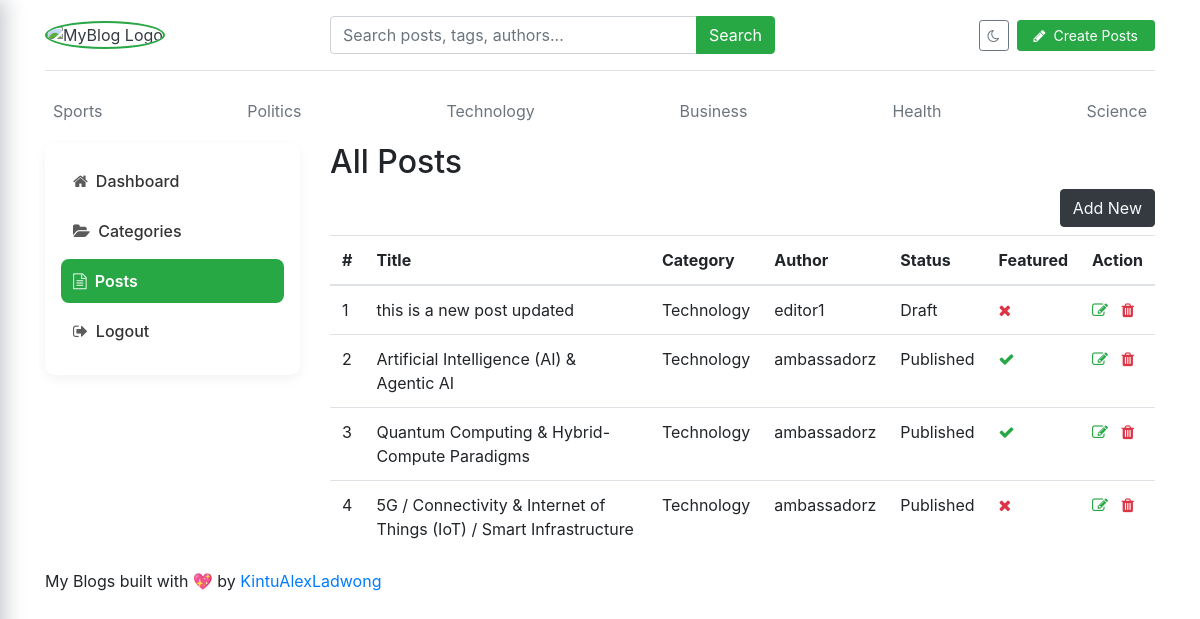
The app's page /dashboard/posts/ with its own data.
### blogs/models.py (models this page shows, shortened)
class Category(models.Model):
    category_name = models.CharField(max_length=50, unique=True)
    created_at = models.DateTimeField(auto_now_add=True)
    updated_at = models.DateTimeField(auto_now=True)
    class Meta:
        verbose_name_plural = 'categories'
    def __str__(self):
        return self.category_name

class Blog(models.Model):
    title = models.CharField(max_length=100)
    slug = models.SlugField(max_length=150, unique=True, blank=True)
    category = models.ForeignKey(Category, on_delete=models.CASCADE)
    author = models.ForeignKey(User, on_delete=models.CASCADE)
    featured_image = models.ImageField(upload_to='uploads/%Y/%m/%d')
    short_description = models.TextField(max_length=500)
    blog_body = models.TextField(max_length=2000)
    status = models.CharField(max_length=20, choices=STATUS_CHOICES, default="Draft")
    is_featured = models.BooleanField(default=False)
    created_at = models.DateTimeField(auto_now_add=True)
    updated_at = models.DateTimeField(auto_now=True)

### dashboards/views.py (the view)
# urls.py: path('posts/', views.posts, name='posts'),
def posts(request):
    posts = Blog.objects.all()
    context = {
        'posts': posts,
    }
    return render(request, 'dashboard/posts.html', context)

### blogs/context_processors.py (called while the page is built)
def get_categories(request):
    categories = Category.objects.all()
    return dict(categories=categories)

def get_social_links(request):
    social_links = SocialLink.objects.all()
    return dict(social_links=social_links)

### templates/dashboard/posts.html (shortened to what this page needs)
{% extends 'base.html' %}
{% block content %}
<div class="row">
    {% include 'dashboard/sidebar.html' %}
    <div class="col-md-9">
        <h2>All Posts</h2>
        <a href="{% url 'add_post' %}" class="btn btn-dark text-light float-right mb-2">Add New</a>
        <table class="table table-hover">
            <thead>
              <tr>
                <th>#</th>
                <th>Title</th>
                <th>Category</th>
                <th>Author</th>
                <th>Status</th>
                <th>Featured</th>
                <th>Action</th>
              </tr>
            </thead>
            <tbody>
            {% for post in posts %}
              <tr>
                <td>{{ forloop.counter }}</td>
                <td>{{ post.title }}</td>
                <td>{{ post.category }}</td>
                <td>{{ post.author }}</td>
                <td>{{ post.status }}</td>
                <td>{% if post.is_featured %}<i class="fa fa-check text-success"></i>{% else %}<i class="fa fa-times text-danger"></i>{% endif %}</td>
                <td>
                    <a href="{% url 'edit_post' post.id %}"><i class="fa fa-edit text-success"></i></a>
                    <a href="{% url 'delete_post' post.id %}"><i class="fa fa-trash text-danger"></i></a>
                </td>
              </tr>
            {% endfor %}
            </tbody>
          </table>
    </div>
</div>
{% endblock %}

### templates/base.html (shortened to what this page needs)
{% load static %}
<!DOCTYPE html>
<html lang="en">
<head>
    <link href="https://getbootstrap.com/docs/4.0/dist/css/bootstrap.min.css" rel="stylesheet">
    <link href="{% static 'css/blog.css' %}" rel="stylesheet">
    <link rel="stylesheet" href="https://cdnjs.cloudflare.com/ajax/libs/font-awesome/4.7.0/css/font-awesome.min.css">
</head>
<body>
  <div class="container">
    <header class="blog-header py-3 mb-3 border-bottom shadow-sm">
      <div class="row align-items-center">
        <div class="col-6 col-md-3 d-flex align-items-center">
          <a class="blog-header-logo text-dark" href="/">
            <img
              class="img-fluid"
              src="{% static 'images/myBlogo.png' %}"
              alt="MyBlog Logo"
              width="50"
              height="50"
              style="border-radius: 50%; border: 2.5px solid #28a745; object-fit: cover; margin-right: .4rem;"
            >
          </a>
        </div>
        <div class="col-12 col-md-5 order-3 order-md-2 mt-3 mt-md-0">
          <form action="{% url 'search' %}" method="GET">
            <div class="input-group">
              <input class="form-control" type="text" name="keyword" value="{{ keyword }}"
                     placeholder="Search posts, tags, authors..." aria-label="Search">
              <div class="input-group-append">
                <button type="submit" class="btn btn-success">
                  <span class="d-none d-md-inline">Search</span>
                </button>
              </div>
            </div>
          </form>
        </div>
        <div class="col-6 col-md-4 d-flex justify-content-end align-items-center order-2 order-md-3">
          <button class="btn btn-outline-secondary btn-sm mr-2 rounded-pill" id="themeToggle" type="button">
            <i class="fa fa-moon-o theme-icon-dark"></i>
          </button>
          {% if not user.is_authenticated %}
            <a class="btn btn-success btn-sm rounded-pill px-3 header-cta-btn" href="{% url 'login' %}">
              <i class="fa fa-pencil mr-1"></i>
              <span class="d-none d-sm-inline">Create Posts</span>
            </a>
          {% endif %}
        </div>
      </div>
    </header>
    <div class="nav-scroller py-1 mb-2">
      <nav class="nav d-flex justify-content-between">
        {% for cat in categories %}
          <a class="p-2 text-muted" href="{% url 'posts_by_category' cat.id %}">{{ cat.category_name }}</a>
        {% endfor %}
      </nav>
    </div>
    {% block content %}
    {% endblock %}
    <footer class="blog-footer">
      <p>
        My Blogs built with 💖 by
        <a href="https://ladwongdevelopers.dev/playground" target="_blank">KintuAlexLadwong</a>
      </p>
    </footer>
  </div>
</body>
</html>

### blog_main/static/css/blog.css (style rules this page uses)
.theme-icon-dark, .theme-icon-light { transition: opacity 0.2s ease; }

### records on screen
Category: category_name "Sports"
Category: category_name "Politics"
Category: category_name "Technology"
Category: category_name "Business"
Category: category_name "Health"
Category: category_name "Science"
Blog: title "this is a new post updated", category "Technology", author "editor1", status "Draft", is_featured False (drawn)
Blog: title "Artificial Intelligence (AI) & Agentic AI", category "Technology", author "ambassadorz", status "Published", is_featured True (drawn)
Blog: title "Quantum Computing & Hybrid-Compute Paradigms", category "Technology", author "ambassadorz", status "Published", is_featured True (drawn)
Blog: title "5G / Connectivity & Internet of Things (IoT) / Smart Infrastructure", category "Technology", author "ambassadorz", status "Published", is_featured False (drawn)
